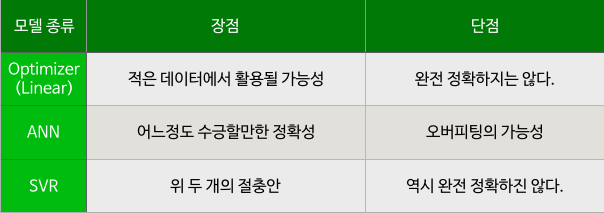
#> input picture pic1.jpg, 604 x 213 px, found by its file name
$ jupyter execute 'real data visual2.ipynb'   (shell and % lines are left out)
#> lines starting #> are read from the running program, lines starting #| are printed output that depends on the picture
[cell 1]
import cv2

[cell 2]
cv2.saliency

[cell 3]
image = cv2.imread("pic1.jpg")
#> image is the input picture: shape (213, 604, 3); mean B, G, R 147.1, 192.6, 145.4

[cell 4]
saliency = cv2.saliency.StaticSaliencySpectralResidual_create()
(success, saliencyMap) = saliency.computeSaliency(image)
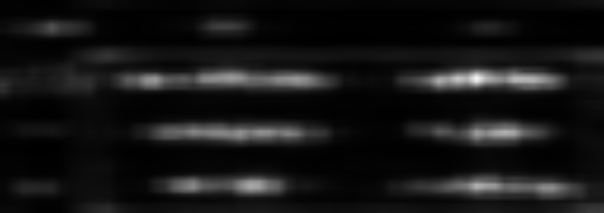
#> saliencyMap: shape (213, 604) float32; min 0.00142, max 0.988, mean 0.0848
#> success = True
saliencyMap = (saliencyMap * 255).astype("uint8")
cv2.imshow("Output", saliencyMap)
cv2.waitKey(0)
